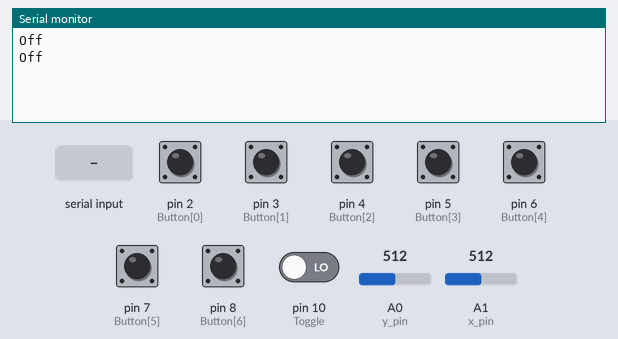
Recording of a sketch running on a simulated Arduino Leonardo, built with avr-gcc and run on an emulated ATmega32U4. On the bench: the last lines printed to the serial monitor. The inputs (shaded band) are chosen by the test bench; at power-on: pin 2 (Button[0]), pin 3 (Button[1]), pin 4 (Button[2]), pin 5 (Button[3]), pin 6 (Button[4]), pin 7 (Button[5]), pin 8 (Button[6]), pin 10 (Toggle) LOW, A0 (y_pin) = 512, A1 (x_pin) = 512. USB keyboard and mouse output is not drawn.

Above: at 1.8 s.
1.9 s: "1" received over Serial
At 2.4 s:
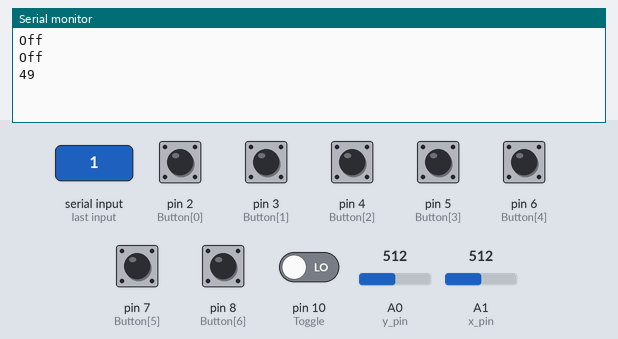
3.5 s: "0" received over Serial
At 3.9 s:
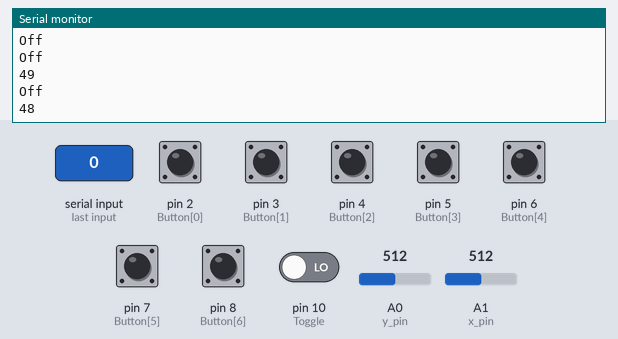

Measured:
- after the input at 1.9 s, the serial monitor: prints a new line after 0.11 s (image 1)
- after the input at 3.5 s, the serial monitor: prints a new line at once (image 2)

The sketch:

Joystick.ino
```cpp
#include "Keyboard.h"

const int sw_pin = 9;
const int Button[7] ={2,3,4,5,6,7,8};
const int Toggle = 10;
const int x_pin = A1;
const int y_pin = A0;
const float move_max = 10;

int sw = 0;
int x_pos = 0;
int y_pos = 0;
int BTN[7] = {0};
int Count[7] = {0};
int Count_arrow[2] = {0};
int TGL = 0;
int flug = 0;

byte buf[8];
char key_assign[7] = {'x','z','a','s',KEY_ESC,'q','w',};

// スティックの読み取り値からカウンタ値を返す関数
int count_arrow_memory(float Distance){
  if (Distance > 2){
    return 1;
  } else if (Distance < -2){
    return -1;
  } else {
    return 0;
  }
}

// スティックの読み取り値とカウンタ値から方向キーの入力をする関数
void arrow_input(float Distance, int count, int up, int down){
  if (Distance > 2 && count == 1){
    Keyboard.release(down);
    Keyboard.press(up);
  } else if (Distance < -2 && count == -1) {
    Keyboard.release(up);
    Keyboard.press(down);
  } else if (Distance >= -2 && Distance <=2 && count == 0){
    Keyboard.release(up);
    Keyboard.release(down);
  }
}


void setup() {
  // put your setup code here, to run once:
  pinMode(sw_pin, INPUT_PULLUP);
  for (int i=0; i<7; i++){
    pinMode(Button[i], INPUT);
  }
  pinMode(Toggle, INPUT);
  Serial.begin(9600);
  Keyboard.begin();
}

void loop() {
  // put your main code here, to run repeatedly:
  // 各入力の読み取り
  x_pos = analogRead(x_pin);
  y_pos = analogRead(y_pin);
  for (int i=0; i<7; i++){
    BTN[i] = digitalRead(Button[i]);
  }
  TGL = digitalRead(Toggle);

  float xDistance = -1 * ((float)x_pos / 1023.0f * move_max - 5);
  float yDistance = -1 * ((float)y_pos / 1023.0f * move_max - 5);

  // トグルがonのときのみキーボード入力をする
  if (TGL == HIGH){

    // ボタンの入力操作
    for (int i=0;i<7;i++){
      // 入力状態がonかつカウンタがonならキーを押下
      if(BTN[i]==HIGH && Count[i]==1){
        Keyboard.press(key_assign[i]);
      // 入力状態がoffかつカウンタがoffならキーを離す
      } else if (BTN[i]==LOW && Count[i]==0){
        Keyboard.release(key_assign[i]);
      }
    }

    // スティックの入力操作
    arrow_input(xDistance, Count_arrow[0],KEY_RIGHT_ARROW, KEY_LEFT_ARROW);
    arrow_input(yDistance, Count_arrow[1],KEY_UP_ARROW, KEY_DOWN_ARROW);

  } else {
    Serial.println ("Off");
    Keyboard.releaseAll();

    delay(1000);

    //トグルがオフの時にSerial dataを受け取りkey_assignを変更する処理
    while (Serial.available()>0){
      Serial.flush();
      buf[0] = Serial.read();
      Serial.println(buf[0]);
      if (buf[0] == 255){

        for(int i=0;i<7;i++){
          delay(1000);
          buf[i+1] = Serial.read();
          key_assign[i] = buf[i+1];
          Serial.println(buf[i+1]);
        }
        Serial.println("OK");
      }
      delay(500);
    }
  }

  // カウンタの更新
  for (int i=0; i<7; i++){
    if (BTN[i]==HIGH){
      Count[i] = 1;
    } else {
      Count[i] = 0;
    }
  }

  Count_arrow[0] = count_arrow_memory(xDistance);
  Count_arrow[1] = count_arrow_memory(yDistance);

  delay(10);

}
```
